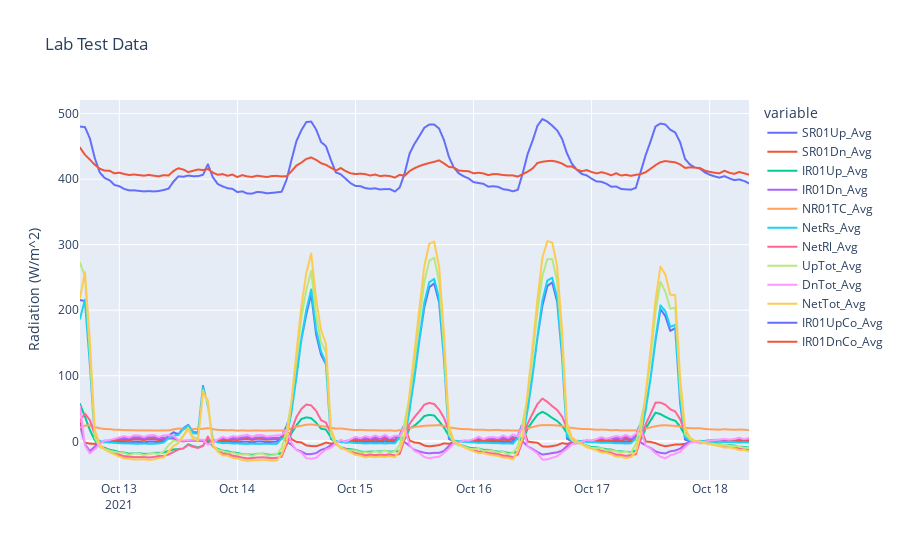

Notebook code for this chart:
### Code cell
fig = px.line(data, x=data.index, y=data.columns.drop(['NR01TK_Avg','RECORD','Albedo_Avg']),
              title='Lab Test Data',labels={'value':'Radiation (W/m^2)','TIMESTAMP':''})
fig.show()

### Figure 1 — Plotly figure (JSON) as saved in the notebook; plotly's stock layout.template omitted (floating-point values rounded to 4 significant figures; data arrays with more than 128 entries replaced by an {"elided": "..."} marker saying what was removed)
{"data": [{"hovertemplate": "variable=SR01Up_Avg<br>=%{x}<br>Radiation (W/m^2)=%{y}<extra></extra>", "legendgroup": "SR01Up_Avg", "line": {"color": "#636efa", "dash": "solid"}, "mode": "lines", "name": "SR01Up_Avg", "showlegend": true, "type": "scattergl", "x": {"elided": "137 str values"}, "xaxis": "x", "y": {"elided": "137 float values"}, "yaxis": "y"}, {"hovertemplate": "variable=SR01Dn_Avg<br>=%{x}<br>Radiation (W/m^2)=%{y}<extra></extra>", "legendgroup": "SR01Dn_Avg", "line": {"color": "#EF553B", "dash": "solid"}, "mode": "lines", "name": "SR01Dn_Avg", "showlegend": true, "type": "scattergl", "x": {"elided": "137 str values"}, "xaxis": "x", "y": {"elided": "137 float values"}, "yaxis": "y"}, {"hovertemplate": "variable=IR01Up_Avg<br>=%{x}<br>Radiation (W/m^2)=%{y}<extra></extra>", "legendgroup": "IR01Up_Avg", "line": {"color": "#00cc96", "dash": "solid"}, "mode": "lines", "name": "IR01Up_Avg", "showlegend": true, "type": "scattergl", "x": {"elided": "137 str values"}, "xaxis": "x", "y": {"elided": "137 float values"}, "yaxis": "y"}, {"hovertemplate": "variable=IR01Dn_Avg<br>=%{x}<br>Radiation (W/m^2)=%{y}<extra></extra>", "legendgroup": "IR01Dn_Avg", "line": {"color": "#ab63fa", "dash": "solid"}, "mode": "lines", "name": "IR01Dn_Avg", "showlegend": true, "type": "scattergl", "x": {"elided": "137 str values"}, "xaxis": "x", "y": {"elided": "137 float values"}, "yaxis": "y"}, {"hovertemplate": "variable=NR01TC_Avg<br>=%{x}<br>Radiation (W/m^2)=%{y}<extra></extra>", "legendgroup": "NR01TC_Avg", "line": {"color": "#FFA15A", "dash": "solid"}, "mode": "lines", "name": "NR01TC_Avg", "showlegend": true, "type": "scattergl", "x": {"elided": "137 str values"}, "xaxis": "x", "y": {"elided": "137 float values"}, "yaxis": "y"}, {"hovertemplate": "variable=NetRs_Avg<br>=%{x}<br>Radiation (W/m^2)=%{y}<extra></extra>", "legendgroup": "NetRs_Avg", "line": {"color": "#19d3f3", "dash": "solid"}, "mode": "lines", "name": "NetRs_Avg", "showlegend": true, "type": "scattergl", "x": {"elided": "137 str values"}, "xaxis": "x", "y": {"elided": "137 float values"}, "yaxis": "y"}, {"hovertemplate": "variable=NetRl_Avg<br>=%{x}<br>Radiation (W/m^2)=%{y}<extra></extra>", "legendgroup": "NetRl_Avg", "line": {"color": "#FF6692", "dash": "solid"}, "mode": "lines", "name": "NetRl_Avg", "showlegend": true, "type": "scattergl", "x": {"elided": "137 str values"}, "xaxis": "x", "y": {"elided": "137 float values"}, "yaxis": "y"}, {"hovertemplate": "variable=UpTot_Avg<br>=%{x}<br>Radiation (W/m^2)=%{y}<extra></extra>", "legendgroup": "UpTot_Avg", "line": {"color": "#B6E880", "dash": "solid"}, "mode": "lines", "name": "UpTot_Avg", "showlegend": true, "type": "scattergl", "x": {"elided": "137 str values"}, "xaxis": "x", "y": {"elided": "137 float values"}, "yaxis": "y"}, {"hovertemplate": "variable=DnTot_Avg<br>=%{x}<br>Radiation (W/m^2)=%{y}<extra></extra>", "legendgroup": "DnTot_Avg", "line": {"color": "#FF97FF", "dash": "solid"}, "mode": "lines", "name": "DnTot_Avg", "showlegend": true, "type": "scattergl", "x": {"elided": "137 str values"}, "xaxis": "x", "y": {"elided": "137 float values"}, "yaxis": "y"}, {"hovertemplate": "variable=NetTot_Avg<br>=%{x}<br>Radiation (W/m^2)=%{y}<extra></extra>", "legendgroup": "NetTot_Avg", "line": {"color": "#FECB52", "dash": "solid"}, "mode": "lines", "name": "NetTot_Avg", "showlegend": true, "type": "scattergl", "x": {"elided": "137 str values"}, "xaxis": "x", "y": {"elided": "137 float values"}, "yaxis": "y"}, {"hovertemplate": "variable=IR01UpCo_Avg<br>=%{x}<br>Radiation (W/m^2)=%{y}<extra></extra>", "legendgroup": "IR01UpCo_Avg", "line": {"color": "#636efa", "dash": "solid"}, "mode": "lines", "name": "IR01UpCo_Avg", "showlegend": true, "type": "scattergl", "x": {"elided": "137 str values"}, "xaxis": "x", "y": {"elided": "137 float values"}, "yaxis": "y"}, {"hovertemplate": "variable=IR01DnCo_Avg<br>=%{x}<br>Radiation (W/m^2)=%{y}<extra></extra>", "legendgroup": "IR01DnCo_Avg", "line": {"color": "#EF553B", "dash": "solid"}, "mode": "lines", "name": "IR01DnCo_Avg", "showlegend": true, "type": "scattergl", "x": {"elided": "137 str values"}, "xaxis": "x", "y": {"elided": "137 float values"}, "yaxis": "y"}], "layout": {"legend": {"title": {"text": "variable"}, "tracegroupgap": 0}, "title": {"text": "Lab Test Data"}, "xaxis": {"anchor": "y", "domain": [0, 1], "title": {"text": ""}}, "yaxis": {"anchor": "x", "domain": [0, 1], "title": {"text": "Radiation (W/m^2)"}}}}
